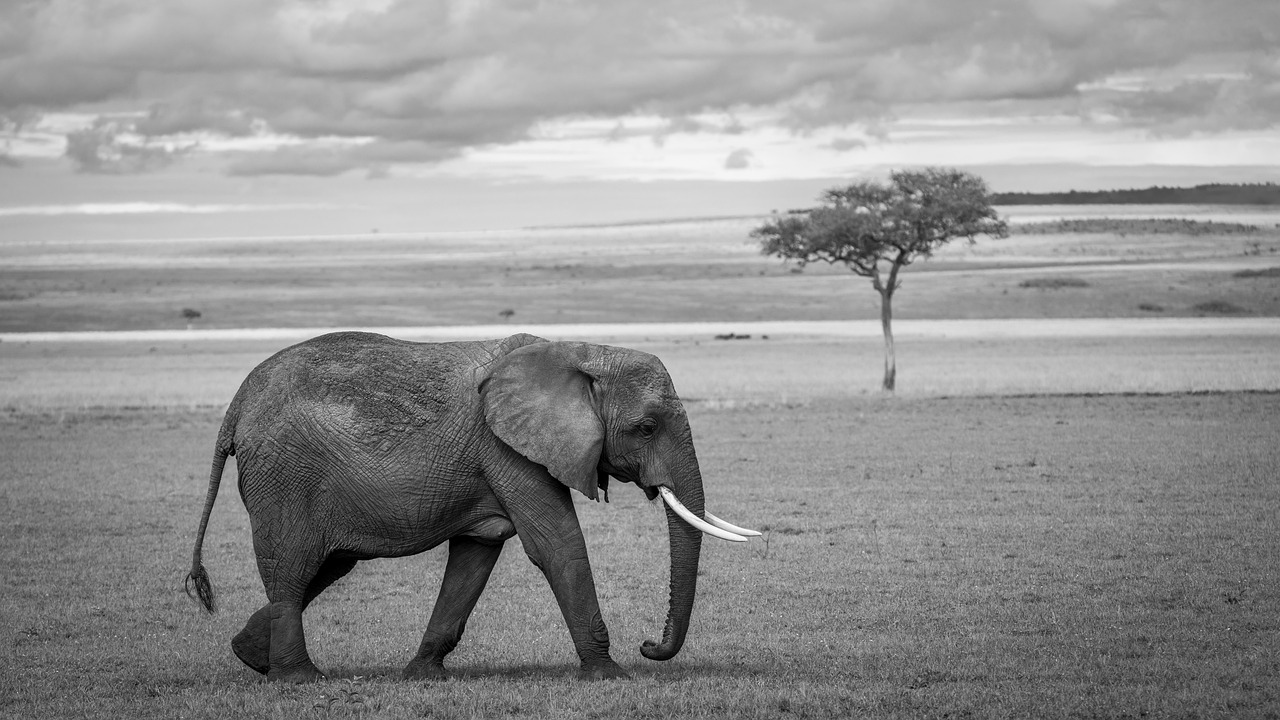
%> input picture Elefante.jpg, 1280 x 720 px
$ octave script11.m   (GNU Octave 9; MATLAB toolbox functions it lacks are replaced by stand-ins)
%> lines starting %> are read from the running program, lines starting %| are printed output that depends on the picture; in (x1, y1, x2, y2) boxes, pixels count from 0 and x2, y2 are one past the last pixel; in counts of white or black regions, pixels touching at a corner belong together; the program's own positions count from 1
%binarização
clc
clear all
close all
pkg load image

img = imread('Elefante.jpg');
%> img is the input picture: size 720x1280x3 uint8; min 0, max 255, mean 146.3
figure,imshow(img);
figure,imhist(img);grid on;set(gca,'FontSize',10);
xlim([0 255]);ylim([0 50000]);
%> after `ylim([0 50000])`:
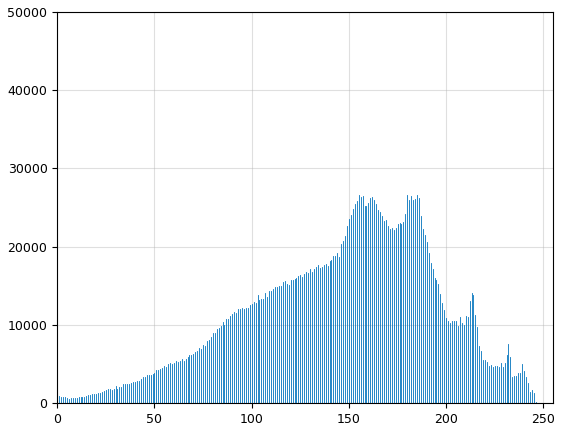
%> figure redrawn from the program's plot data; highest point at x = 155, y = 26658

%bin = img > 170;
bin = img > 136;
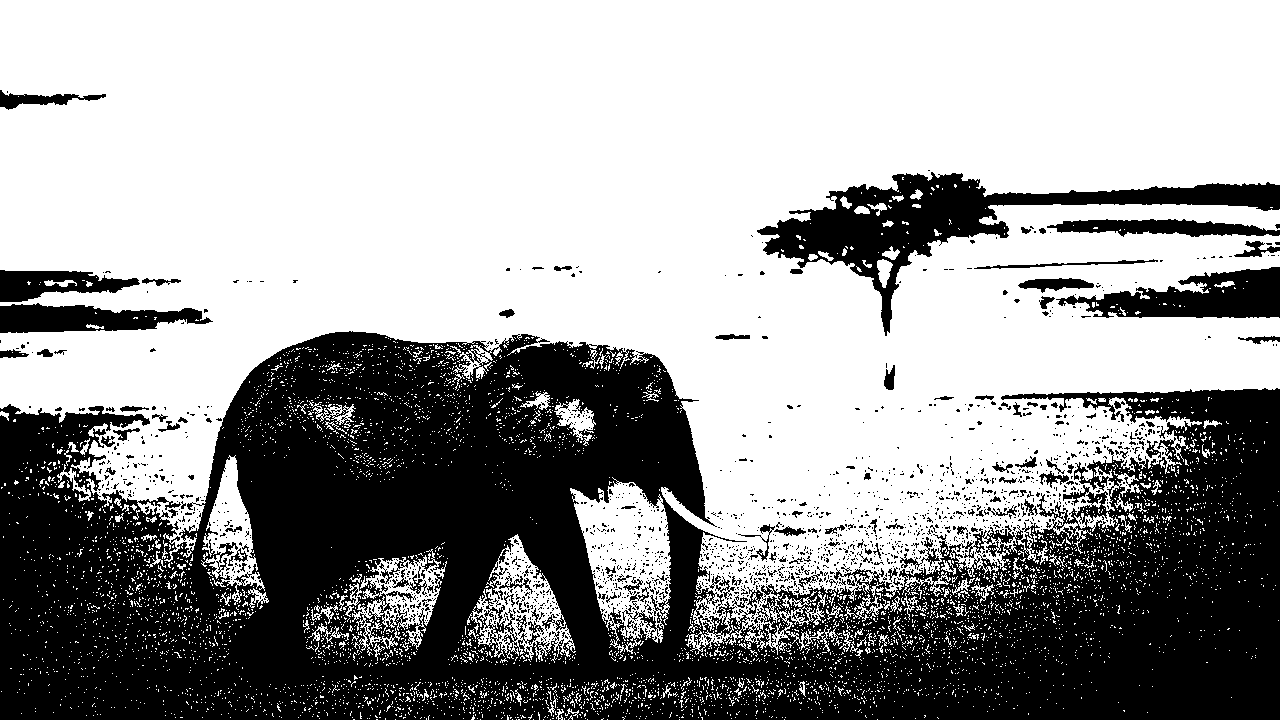
%> bin: size 720x1280x3 logical; 62% white; 1765 black regions (1638 under 20 px), largest, box (x1, y1, x2, y2) and area: (0, 331, 1280, 720) 300740, (757, 172, 1280, 336) 18755, (1056, 267, 1280, 318) 6436
bin2 = im2bw(img,170/255);
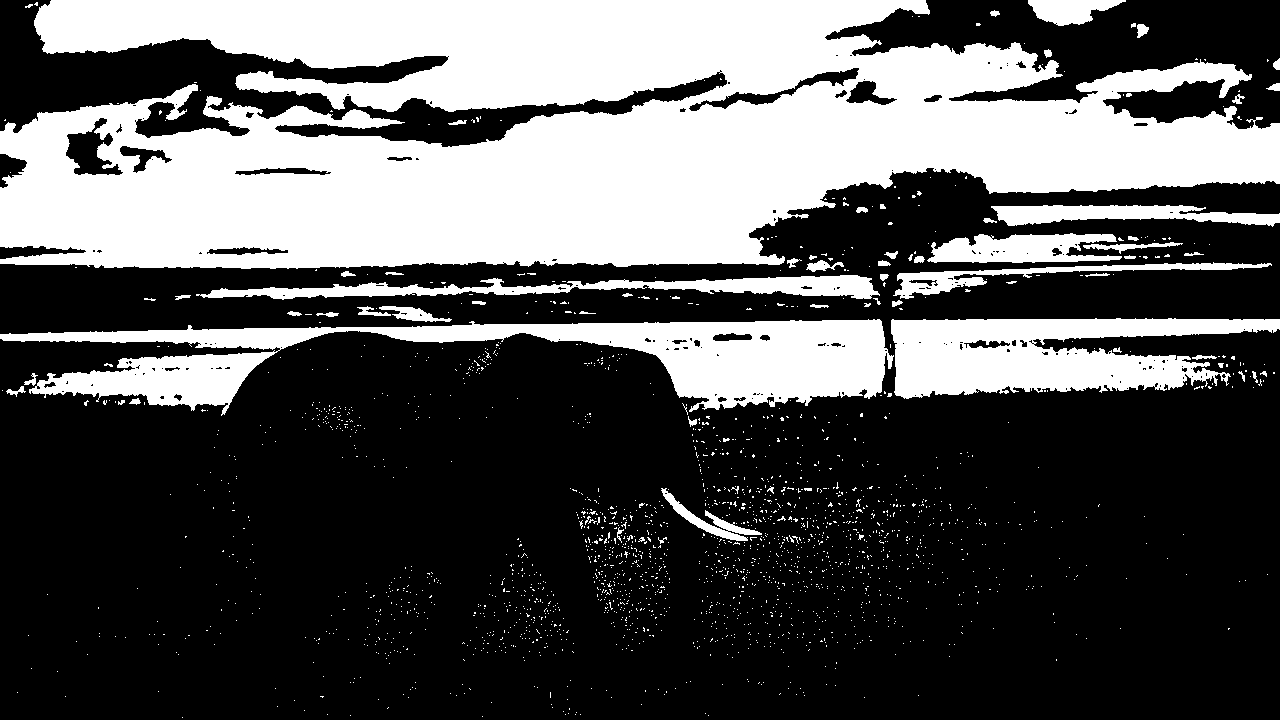
%> bin2: size 720x1280 logical; 33.9% white; 2088 white regions (2022 under 20 px), largest, box (x1, y1, x2, y2) and area: (0, 0, 1280, 269) 230062, (0, 319, 894, 416) 33878, (891, 318, 1280, 399) 20106
bin3 = im2bw(img,graythresh(img));

figure,imshow(bin);title('Manual');
set(gca,'FontSize',14);
figure,imshow(bin2);
figure,imshow(bin3);
